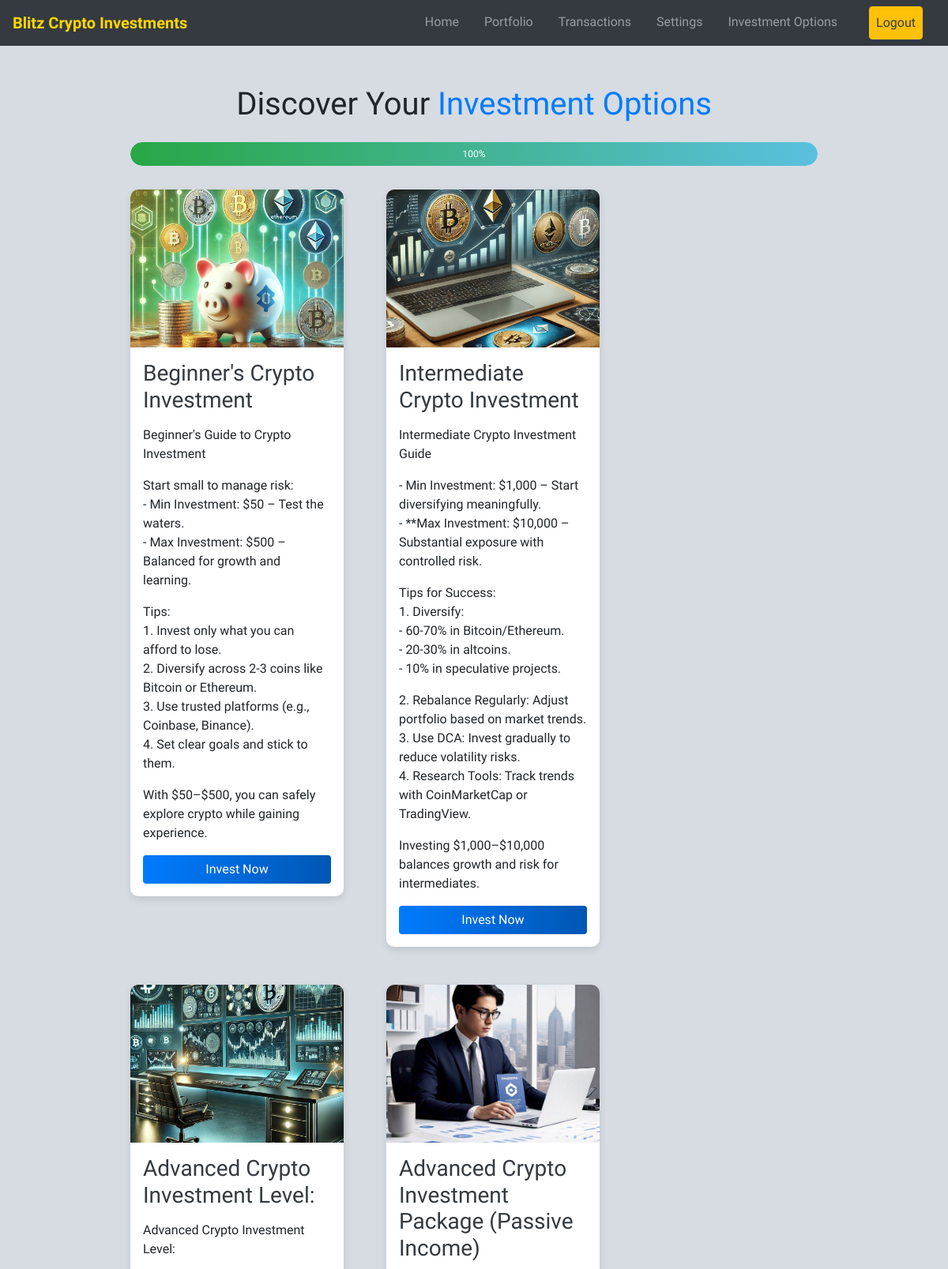
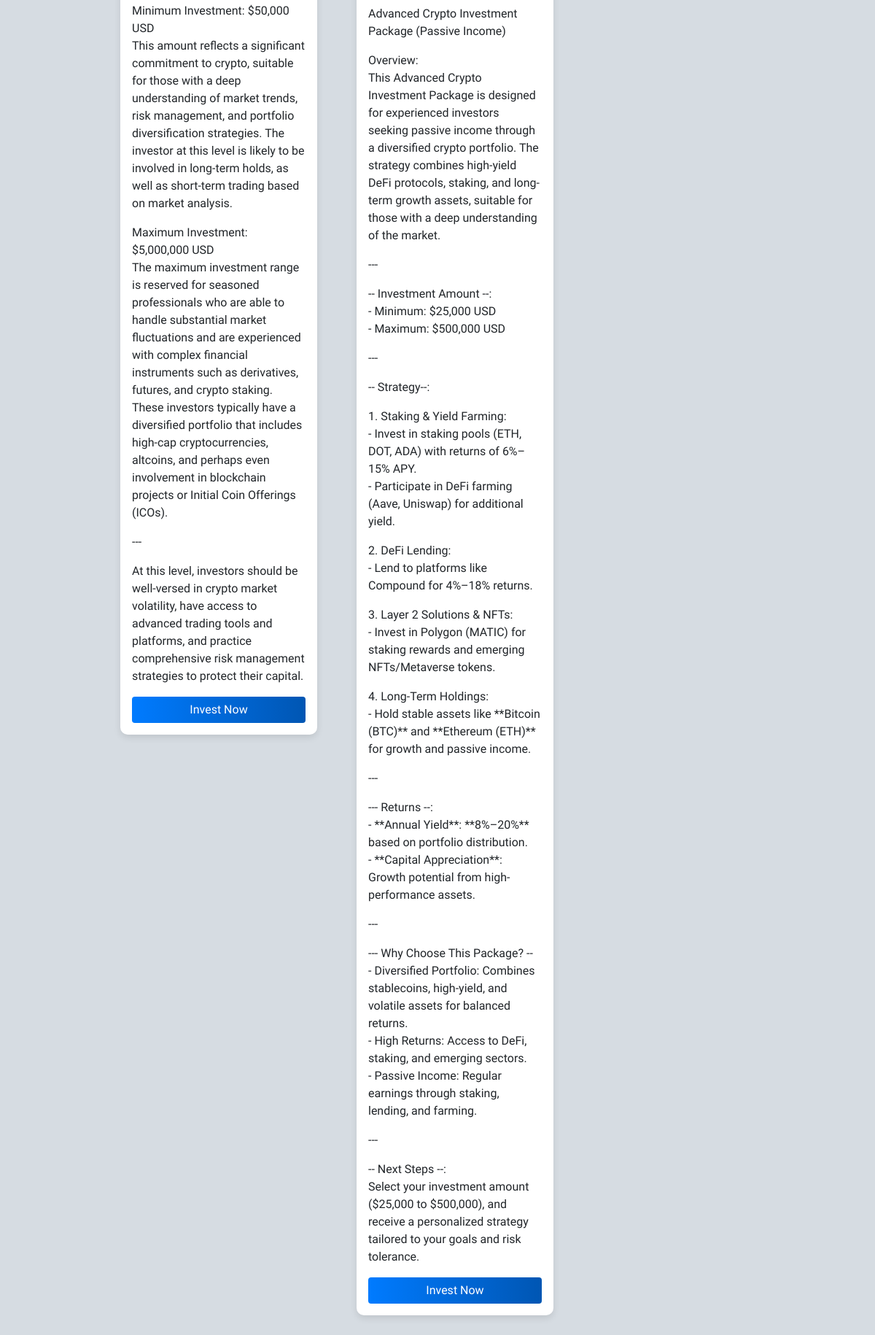
Screenshot of /investment_options_view/ (signed in) with the database file from the repository (2 pictures, top to bottom).
### broker_app/models.py (models this page shows, shortened)
class InvestmentOption(models.Model):
    name = models.CharField(max_length=100)
    description = models.TextField()
    min_amount = models.DecimalField(max_digits=10, decimal_places=2)
    max_amount = models.DecimalField(max_digits=10, decimal_places=2)
    image = models.ImageField(upload_to='media/')

### broker_app/views.py (the view)
# urls.py: path('investment_options_view/', views.investment_options_view, name='investment_options'),
@login_required
def investment_options_view(request):
    options = InvestmentOption.objects.all()
    user_profile = UserProfile.objects.get(user=request.user)
    investment_bar = 85 if not user_profile.is_verified else 100
    return render(request, 'broker_app/investment_options.html', {
        'options': options,
        'investment_bar': investment_bar,
    })

### broker_app/templates/broker_app/investment_options.html (shortened to what this page needs)
<!DOCTYPE html>
<html lang="en">
<head>
   <link rel="stylesheet" href="https://cdnjs.cloudflare.com/ajax/libs/font-awesome/6.0.0-beta3/css/all.min.css">
    <link rel="stylesheet" href="https://maxcdn.bootstrapcdn.com/bootstrap/4.5.2/css/bootstrap.min.css">
    <link href="https://cdnjs.cloudflare.com/ajax/libs/font-awesome/5.15.4/css/all.min.css" rel="stylesheet">
    <link href="https://cdn.jsdelivr.net/npm/bootstrap-icons/font/bootstrap-icons.css" rel="stylesheet">
<link rel="stylesheet" href="https://maxcdn.bootstrapcdn.com/bootstrap/4.5.2/css/bootstrap.min.css">
</head>
<body>
<header>
  <nav class="navbar navbar-expand-lg navbar-dark bg-dark">
    <a class="navbar-brand" href="#">Blitz Crypto Investments</a>
    <div class="collapse navbar-collapse" id="navbarNav">
        <ul class="navbar-nav ml-auto">
            <li class="nav-item">
                <a class="nav-link" href="{% url 'home' %}">Home</a>
            </li>
            <li class="nav-item">
                <a class="nav-link" href="#portfolio">Portfolio</a>
            </li>
            <li class="nav-item">
                <a class="nav-link" href="#transactions">Transactions</a>
            </li>
            <li class="nav-item">
                <a class="nav-link" href="{% url 'setting' %}">Settings</a>
            </li>
            <li class="nav-item">
                <a class="nav-link" href="{% url 'investment_options' %}">Investment Options</a>
            </li>
            <li class="nav-item">
                <a class="nav-link btn btn-warning text-dark" href="{% url 'logout' %}">Logout</a>
            </li>
        </ul>
    </div>
</nav>
</header>
    <div class="container investment-container fade-in">
        <div class="investment-header">
            <h1 class="mb-4">Discover Your <span class="text-primary">Investment Options</span></h1>
            <div class="progress mb-4">
                <div class="progress-bar bg-success" role="progressbar"
                     style="width: {{ investment_bar }}%;"
                     aria-valuenow="{{ investment_bar }}"
                     aria-valuemin="0"
                     aria-valuemax="100">
                     {{ investment_bar }}%
                </div>
            </div>
        </div>
        <div class="row g-4">
            {% for option in options %}
                <div class="col-md-6 col-lg-4">
                    <div class="investment-card">
                        <img src="{{ option.image.url }}" alt="{{ option.name }}">
                        <div class="p-3">
                            <h3>{{ option.name }}</h3>
                            <p>{{ option.description|escape|linebreaks }}</p>
                            <a href="{% url 'invest' option.id %}" class="btn btn-invest w-100">Invest Now</a>
                        </div>
                    </div>
                </div>
            {% endfor %}
        </div>
    </div>
</body>
</html>

### broker_app/templates/broker_app/investment_options.html (style rules this page uses)
.fade-in { animation: fadeIn 1s ease-in-out; }
body { background-color: #f8f9fa; font-family: 'Arial', sans-serif; }
.investment-container { max-width: 900px; margin: 50px auto; }
.investment-header { text-align: center; margin-bottom: 30px; }
.progress { height: 30px; background-color: #e9ecef; border-radius: 15px; }
.progress-bar { background: linear-gradient(90deg, #28a745, #5bc0de); border-radius: 15px; }
.investment-card { background: #fff; border-radius: 10px; box-shadow: 0 4px 10px rgba(0, 0, 0, 0.1); overflow: hidden; transition: transform 0.3s, box-shadow 0.3s; }
.investment-card img { width: 100%; height: 200px; object-fit: cover; transition: transform 0.3s; }
.investment-card h3 { color: #343a40; }
.btn-invest { background: linear-gradient(90deg, #007bff, #0056b3); color: #fff; border: none; transition: background 0.3s; }
:root { --sub-color: #150d5e; --card-color:#cfcfcf; --dual-card-color: #fff; --special-text:rgb(43, 83, 3); --font-family:"Nanum Gothic", sans-serif; --bg-color:rgb(214, 220, 226); }
* { box-sizing: border-box; padding: 0; margin: 0; font-weight: 400; font-style: normal; }
body { background-color: var(--bg-color); font-family: var(--font-family); }
.row.g-4 { gap: 1.5rem; }
.investment-card { margin-bottom: 1.5rem; }
.navbar { width: 100%; margin-bottom: 2rem; }
.navbar-brand { font-weight: bold; color: #ffd700 !important; }
.navbar-nav .nav-link { margin-right: 1rem; font-size: 1rem; }
.navbar-nav .btn { margin-left: 1rem; }

### rows the page displays
InvestmentOption: image (picture), name "Beginner's Crypto Investment", description "Beginner's Guide to Crypto Investment Start small to manage risk: - Min Investment: $50 – Test the waters. - Max Investment: $500 – Balanced for growth and learning. Tips: 1. Invest only what you can afford to lose. 2. Diversify across 2-3 coins like Bitcoin or Ethereum. 3. Use trusted platforms (e.g., Coinbase, Binance). 4. Set clear goals and stick to them. With $50–$500, you can safely explore crypto while gaining experience."
InvestmentOption: image (picture), name "Intermediate Crypto Investment", description "Intermediate Crypto Investment Guide - Min Investment: $1,000 – Start diversifying meaningfully. - **Max Investment: $10,000 – Substantial exposure with controlled risk. Tips for Success: 1. Diversify: - 60-70% in Bitcoin/Ethereum. - 20-30% in altcoins. - 10% in speculative projects. 2. Rebalance Regularly: Adjust portfolio based on market trends. 3. Use DCA: Invest gradually to reduce volatility risks. 4. Research Tools: Track trends with CoinMarketCap or TradingView. Investing $1,000–$10,000 balances growth and risk for intermediates."
InvestmentOption: image (picture), name "Advanced Crypto Investment Level:", description "Advanced Crypto Investment Level: Minimum Investment: $50,000 USD This amount reflects a significant commitment to crypto, suitable for those with a deep understanding of market trends, risk management, and portfolio diversification strategies. The investor at this level is likely to be involved in long-term holds, as well as short-term trading based on market analysis. Maximum Investment: $5,000,000 USD The maximum investment range is reserved for seasoned professionals who are able to handle substantial market fluctuations and are experienced with complex financial instruments such as derivatives, futures, and crypto staking. These investors typically have a diversified portfolio that…"
InvestmentOption: image (picture), name "Advanced Crypto Investment Package (Passive Income)", description "Advanced Crypto Investment Package (Passive Income) Overview: This Advanced Crypto Investment Package is designed for experienced investors seeking passive income through a diversified crypto portfolio. The strategy combines high-yield DeFi protocols, staking, and long-term growth assets, suitable for those with a deep understanding of the market. --- -- Investment Amount --: - Minimum: $25,000 USD - Maximum: $500,000 USD --- -- Strategy--: 1. Staking & Yield Farming: - Invest in staking pools (ETH, DOT, ADA) with returns of 6%–15% APY. - Participate in DeFi farming (Aave, Uniswap) for additional yield. 2. DeFi Lending: - Lend to platforms like Compound for 4%–18% returns. 3. Layer 2…"

### other values shown
{{ investment_bar }} "100"
